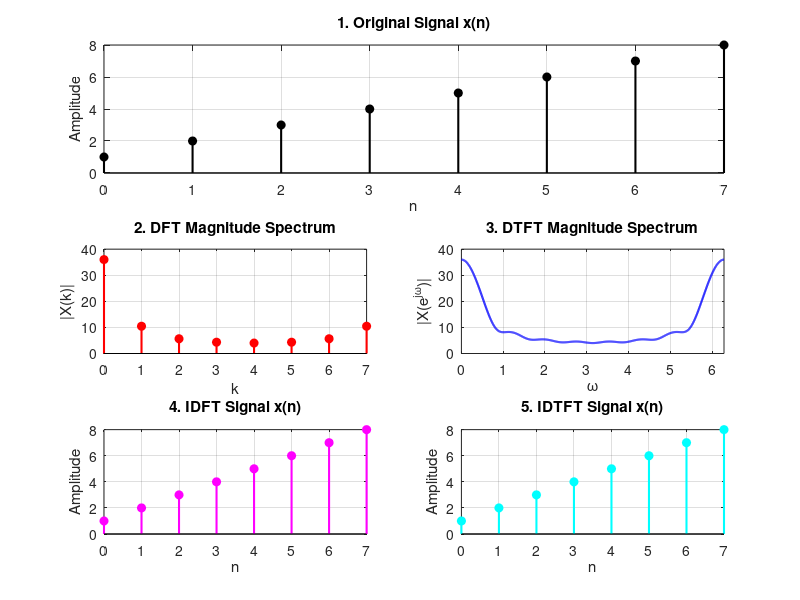

The MATLAB script that drew this image:
% 5-Panel DSP Analysis Using Built-in Functions
clc; clear; close all;

% --- Computations ---
x = [1 2 3 4 5 6 7 8];
N = length(x);
n = 0:N-1;
k = 0:N-1;

% DFT (Using built-in fft)
X_dft = fft(x);

% DTFT (Using built-in freqz)
w = linspace(0, 2*pi, 1024);
X_dtft = freqz(x, 1, w);

% IDFT (Using built-in ifft)
x_idft = ifft(X_dft);

% IDTFT (Numerical approximation)
dw = w(2) - w(1);
x_idtft = zeros(1, N);

for m = 1:N
    x_idtft(m) = sum(X_dtft(1:end-1) .* ...
        exp(1i * w(1:end-1) * (m-1))) * dw / (2*pi);
end

% --- Plotting ---
figure('Name', 'Signal Analysis', ...
       'Position', [100, 100, 900, 800]);

% 1. Original Signal
subplot(3, 2, [1, 2]);
stem(n, x, 'k', 'filled', 'LineWidth', 1.5);
title('1. Original Signal x(n)');
xlabel('n');
ylabel('Amplitude');
xticks(n);
grid on;

% 2. DFT Magnitude Spectrum
subplot(3, 2, 3);
stem(k, abs(X_dft), 'r', 'filled', 'LineWidth', 1.5);
title('2. DFT Magnitude Spectrum');
xlabel('k');
ylabel('|X(k)|');
xticks(k);
grid on;

% 3. DTFT Magnitude Spectrum
subplot(3, 2, 4);
plot(w, abs(X_dtft), 'b', 'LineWidth', 1.5);
title('3. DTFT Magnitude Spectrum');
xlabel('\omega');
ylabel('|X(e^{j\omega})|');
xlim([0, 2*pi]);
grid on;

% 4. IDFT Signal
subplot(3, 2, 5);
stem(n, real(x_idft), 'm', 'filled', 'LineWidth', 1.5);
title('4. IDFT Signal x(n)');
xlabel('n');
ylabel('Amplitude');
xticks(n);
grid on;

% 5. IDTFT Signal
subplot(3, 2, 6);
stem(n, real(x_idtft), 'c', 'filled', 'LineWidth', 1.5);
title('5. IDTFT Signal x(n)');
xlabel('n');
ylabel('Amplitude');
xticks(n);
grid on;
